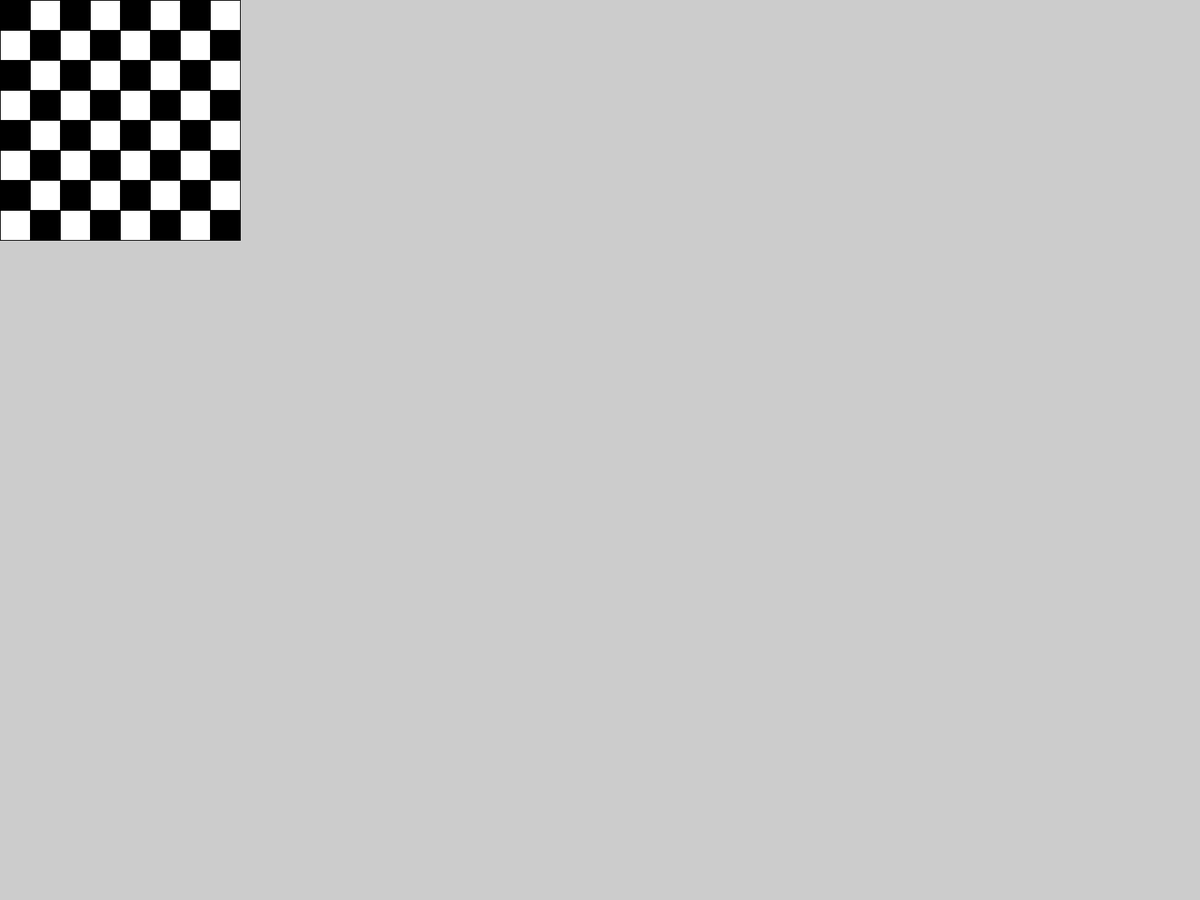
Frame 1 (no input)
Frame 60 (the mouse pressed at the canvas centre just before this capture): identical to frame 1, image omitted
Frame 120 (the mouse held since frame 60 and released just before this capture): identical to frame 1, image omitted

The Processing sketch that drew this single still picture (run headless with seeded random() and noise(); from frame 60 on, the mouse is pressed at the canvas centre):

// Processing sketch: Task6
// ── Task6.pde
int[][] chessboard = new int[8][8];
int s = 40;

void setup(){
  fullScreen();
  for(int i = 0; i < chessboard.length; i++){
    for(int j = 0; j < chessboard.length; j++){
      if(i%2 == 0){
        //println("Lige rækker");
        if(j % 2 == 0){
          //println("De sorte felter i den lige rækkke");
          chessboard[i][j] = 0;
        } else{
        //println("De sorte felter i den lige række");
      chessboard[i][j] = 1;
    }
      } else{
        //println("De ullige rækker");
        if(j%2 != 0){
          //println("De hvide felter i den ulige række");
          chessboard[i][j] = 0;
        } else{
          //println("De sorte felter i den ulige række");
          chessboard[i][j] = 1;
        }
      }
      print(chessboard[i][j] + " ");
    }
    println();
  }
}

void draw(){
  for(int i = 0; i < chessboard.length; i++){
    for(int j = 0; j < chessboard.length; j++){
      if(chessboard[i][j] == 0){
        fill(0);
      } else{
        fill(255);
      }
      rect(j*s, i*s, s, s);
    }
  }
}
